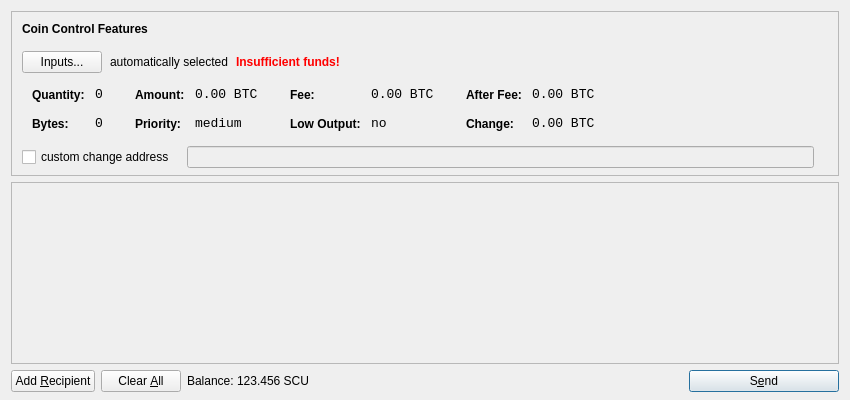
<?xml version="1.0" encoding="UTF-8"?>
<ui version="4.0">
 <class>SendCoinsDialog</class>
 <widget class="QDialog" name="SendCoinsDialog">
  <property name="geometry">
   <rect>
    <x>0</x>
    <y>0</y>
    <width>850</width>
    <height>400</height>
   </rect>
  </property>
  <property name="windowTitle">
   <string>Send Coins</string>
  </property>
  <layout class="QVBoxLayout" name="verticalLayout" stretch="0,1,0">
   <property name="bottomMargin">
    <number>8</number>
   </property>
   <item>
    <widget class="QFrame" name="frameCoinControl">
     <property name="sizePolicy">
      <sizepolicy hsizetype="Expanding" vsizetype="Expanding">
       <horstretch>0</horstretch>
       <verstretch>0</verstretch>
      </sizepolicy>
     </property>
     <property name="maximumSize">
      <size>
       <width>16777215</width>
       <height>16777215</height>
      </size>
     </property>
     <property name="frameShape">
      <enum>QFrame::StyledPanel</enum>
     </property>
     <property name="frameShadow">
      <enum>QFrame::Sunken</enum>
     </property>
     <layout class="QVBoxLayout" name="verticalLayoutCoinControl2">
      <property name="spacing">
       <number>-1</number>
      </property>
      <property name="leftMargin">
       <number>0</number>
      </property>
      <property name="topMargin">
       <number>0</number>
      </property>
      <property name="rightMargin">
       <number>0</number>
      </property>
      <property name="bottomMargin">
       <number>6</number>
      </property>
      <item>
       <layout class="QVBoxLayout" name="verticalLayoutCoinControl" stretch="0,0,0,0,1">
        <property name="spacing">
         <number>0</number>
        </property>
        <property name="leftMargin">
         <number>10</number>
        </property>
        <property name="topMargin">
         <number>10</number>
        </property>
        <item>
         <layout class="QHBoxLayout" name="horizontalLayoutCoinControl1">
          <property name="bottomMargin">
           <number>15</number>
          </property>
          <item>
           <widget class="QLabel" name="labelCoinControlFeatures">
            <property name="sizePolicy">
             <sizepolicy hsizetype="Preferred" vsizetype="Maximum">
              <horstretch>0</horstretch>
              <verstretch>0</verstretch>
             </sizepolicy>
            </property>
            <property name="font">
             <font>
              <weight>75</weight>
              <bold>true</bold>
             </font>
            </property>
            <property name="styleSheet">
             <string notr="true">font-weight:bold;</string>
            </property>
            <property name="text">
             <string>Coin Control Features</string>
            </property>
           </widget>
          </item>
         </layout>
        </item>
        <item>
         <layout class="QHBoxLayout" name="horizontalLayoutCoinControl2" stretch="0,0,0,0">
          <property name="spacing">
           <number>8</number>
          </property>
          <property name="bottomMargin">
           <number>10</number>
          </property>
          <item>
           <widget class="QPushButton" name="pushButtonCoinControl">
            <property name="styleSheet">
             <string notr="true"/>
            </property>
            <property name="text">
             <string>Inputs...</string>
            </property>
           </widget>
          </item>
          <item>
           <widget class="QLabel" name="labelCoinControlAutomaticallySelected">
            <property name="text">
             <string>automatically selected</string>
            </property>
            <property name="margin">
             <number>5</number>
            </property>
           </widget>
          </item>
          <item>
           <widget class="QLabel" name="labelCoinControlInsuffFunds">
            <property name="font">
             <font>
              <weight>75</weight>
              <bold>true</bold>
             </font>
            </property>
            <property name="styleSheet">
             <string notr="true">color:red;font-weight:bold;</string>
            </property>
            <property name="text">
             <string>Insufficient funds!</string>
            </property>
            <property name="margin">
             <number>5</number>
            </property>
           </widget>
          </item>
          <item>
           <spacer name="horizontalSpacerCoinControl">
            <property name="orientation">
             <enum>Qt::Horizontal</enum>
            </property>
            <property name="sizeHint" stdset="0">
             <size>
              <width>40</width>
              <height>1</height>
             </size>
            </property>
           </spacer>
          </item>
         </layout>
        </item>
        <item>
         <widget class="QWidget" name="widgetCoinControl" native="true">
          <property name="sizePolicy">
           <sizepolicy hsizetype="Preferred" vsizetype="Preferred">
            <horstretch>0</horstretch>
            <verstretch>0</verstretch>
           </sizepolicy>
          </property>
          <property name="minimumSize">
           <size>
            <width>0</width>
            <height>0</height>
           </size>
          </property>
          <property name="styleSheet">
           <string notr="true"/>
          </property>
          <layout class="QHBoxLayout" name="horizontalLayoutCoinControl5">
           <property name="margin">
            <number>0</number>
           </property>
           <item>
            <layout class="QHBoxLayout" name="horizontalLayoutCoinControl3" stretch="0,0,0,1">
             <property name="spacing">
              <number>20</number>
             </property>
             <property name="topMargin">
              <number>0</number>
             </property>
             <property name="bottomMargin">
              <number>10</number>
             </property>
             <item>
              <layout class="QFormLayout" name="formLayoutCoinControl1">
               <property name="horizontalSpacing">
                <number>10</number>
               </property>
               <property name="verticalSpacing">
                <number>14</number>
               </property>
               <property name="leftMargin">
                <number>10</number>
               </property>
               <property name="topMargin">
                <number>4</number>
               </property>
               <property name="rightMargin">
                <number>6</number>
               </property>
               <item row="0" column="0">
                <widget class="QLabel" name="labelCoinControlQuantityText">
                 <property name="styleSheet">
                  <string notr="true">font-weight:bold;</string>
                 </property>
                 <property name="text">
                  <string>Quantity:</string>
                 </property>
                 <property name="margin">
                  <number>0</number>
                 </property>
                </widget>
               </item>
               <item row="0" column="1">
                <widget class="QLabel" name="labelCoinControlQuantity">
                 <property name="font">
                  <font>
                   <family>Monospace</family>
                   <pointsize>10</pointsize>
                  </font>
                 </property>
                 <property name="cursor">
                  <cursorShape>IBeamCursor</cursorShape>
                 </property>
                 <property name="contextMenuPolicy">
                  <enum>Qt::ActionsContextMenu</enum>
                 </property>
                 <property name="text">
                  <string notr="true">0</string>
                 </property>
                 <property name="margin">
                  <number>0</number>
                 </property>
                 <property name="textInteractionFlags">
                  <set>Qt::LinksAccessibleByMouse|Qt::TextSelectableByKeyboard|Qt::TextSelectableByMouse</set>
                 </property>
                </widget>
               </item>
               <item row="1" column="0">
                <widget class="QLabel" name="labelCoinControlBytesText">
                 <property name="styleSheet">
                  <string notr="true">font-weight:bold;</string>
                 </property>
                 <property name="text">
                  <string>Bytes:</string>
                 </property>
                </widget>
               </item>
               <item row="1" column="1">
                <widget class="QLabel" name="labelCoinControlBytes">
                 <property name="font">
                  <font>
                   <family>Monospace</family>
                   <pointsize>10</pointsize>
                  </font>
                 </property>
                 <property name="cursor">
                  <cursorShape>IBeamCursor</cursorShape>
                 </property>
                 <property name="contextMenuPolicy">
                  <enum>Qt::ActionsContextMenu</enum>
                 </property>
                 <property name="text">
                  <string notr="true">0</string>
                 </property>
                 <property name="textInteractionFlags">
                  <set>Qt::LinksAccessibleByMouse|Qt::TextSelectableByKeyboard|Qt::TextSelectableByMouse</set>
                 </property>
                </widget>
               </item>
              </layout>
             </item>
             <item>
              <layout class="QFormLayout" name="formLayoutCoinControl2">
               <property name="horizontalSpacing">
                <number>10</number>
               </property>
               <property name="verticalSpacing">
                <number>14</number>
               </property>
               <property name="leftMargin">
                <number>6</number>
               </property>
               <property name="topMargin">
                <number>4</number>
               </property>
               <property name="rightMargin">
                <number>6</number>
               </property>
               <item row="0" column="0">
                <widget class="QLabel" name="labelCoinControlAmountText">
                 <property name="styleSheet">
                  <string notr="true">font-weight:bold;</string>
                 </property>
                 <property name="text">
                  <string>Amount:</string>
                 </property>
                 <property name="margin">
                  <number>0</number>
                 </property>
                </widget>
               </item>
               <item row="0" column="1">
                <widget class="QLabel" name="labelCoinControlAmount">
                 <property name="font">
                  <font>
                   <family>Monospace</family>
                   <pointsize>10</pointsize>
                  </font>
                 </property>
                 <property name="cursor">
                  <cursorShape>IBeamCursor</cursorShape>
                 </property>
                 <property name="contextMenuPolicy">
                  <enum>Qt::ActionsContextMenu</enum>
                 </property>
                 <property name="text">
                  <string notr="true">0.00 BTC</string>
                 </property>
                 <property name="textInteractionFlags">
                  <set>Qt::LinksAccessibleByMouse|Qt::TextSelectableByKeyboard|Qt::TextSelectableByMouse</set>
                 </property>
                </widget>
               </item>
               <item row="1" column="0">
                <widget class="QLabel" name="labelCoinControlPriorityText">
                 <property name="styleSheet">
                  <string notr="true">font-weight:bold;</string>
                 </property>
                 <property name="text">
                  <string>Priority:</string>
                 </property>
                </widget>
               </item>
               <item row="1" column="1">
                <widget class="QLabel" name="labelCoinControlPriority">
                 <property name="font">
                  <font>
                   <family>Monospace</family>
                   <pointsize>10</pointsize>
                  </font>
                 </property>
                 <property name="cursor">
                  <cursorShape>IBeamCursor</cursorShape>
                 </property>
                 <property name="contextMenuPolicy">
                  <enum>Qt::ActionsContextMenu</enum>
                 </property>
                 <property name="text">
                  <string>medium</string>
                 </property>
                 <property name="textInteractionFlags">
                  <set>Qt::LinksAccessibleByMouse|Qt::TextSelectableByKeyboard|Qt::TextSelectableByMouse</set>
                 </property>
                </widget>
               </item>
              </layout>
             </item>
             <item>
              <layout class="QFormLayout" name="formLayoutCoinControl3">
               <property name="horizontalSpacing">
                <number>10</number>
               </property>
               <property name="verticalSpacing">
                <number>14</number>
               </property>
               <property name="leftMargin">
                <number>6</number>
               </property>
               <property name="topMargin">
                <number>4</number>
               </property>
               <property name="rightMargin">
                <number>6</number>
               </property>
               <item row="0" column="0">
                <widget class="QLabel" name="labelCoinControlFeeText">
                 <property name="styleSheet">
                  <string notr="true">font-weight:bold;</string>
                 </property>
                 <property name="text">
                  <string>Fee:</string>
                 </property>
                 <property name="margin">
                  <number>0</number>
                 </property>
                </widget>
               </item>
               <item row="0" column="1">
                <widget class="QLabel" name="labelCoinControlFee">
                 <property name="font">
                  <font>
                   <family>Monospace</family>
                   <pointsize>10</pointsize>
                  </font>
                 </property>
                 <property name="cursor">
                  <cursorShape>IBeamCursor</cursorShape>
                 </property>
                 <property name="contextMenuPolicy">
                  <enum>Qt::ActionsContextMenu</enum>
                 </property>
                 <property name="text">
                  <string notr="true">0.00 BTC</string>
                 </property>
                 <property name="textInteractionFlags">
                  <set>Qt::LinksAccessibleByMouse|Qt::TextSelectableByKeyboard|Qt::TextSelectableByMouse</set>
                 </property>
                </widget>
               </item>
               <item row="1" column="0">
                <widget class="QLabel" name="labelCoinControlLowOutputText">
                 <property name="styleSheet">
                  <string notr="true">font-weight:bold;</string>
                 </property>
                 <property name="text">
                  <string>Low Output:</string>
                 </property>
                </widget>
               </item>
               <item row="1" column="1">
                <widget class="QLabel" name="labelCoinControlLowOutput">
                 <property name="font">
                  <font>
                   <family>Monospace</family>
                   <pointsize>10</pointsize>
                  </font>
                 </property>
                 <property name="cursor">
                  <cursorShape>IBeamCursor</cursorShape>
                 </property>
                 <property name="contextMenuPolicy">
                  <enum>Qt::ActionsContextMenu</enum>
                 </property>
                 <property name="text">
                  <string>no</string>
                 </property>
                 <property name="textInteractionFlags">
                  <set>Qt::LinksAccessibleByMouse|Qt::TextSelectableByKeyboard|Qt::TextSelectableByMouse</set>
                 </property>
                </widget>
               </item>
              </layout>
             </item>
             <item>
              <layout class="QFormLayout" name="formLayoutCoinControl4">
               <property name="horizontalSpacing">
                <number>10</number>
               </property>
               <property name="verticalSpacing">
                <number>14</number>
               </property>
               <property name="leftMargin">
                <number>6</number>
               </property>
               <property name="topMargin">
                <number>4</number>
               </property>
               <property name="rightMargin">
                <number>6</number>
               </property>
               <item row="0" column="0">
                <widget class="QLabel" name="labelCoinControlAfterFeeText">
                 <property name="styleSheet">
                  <string notr="true">font-weight:bold;</string>
                 </property>
                 <property name="text">
                  <string>After Fee:</string>
                 </property>
                 <property name="margin">
                  <number>0</number>
                 </property>
                </widget>
               </item>
               <item row="0" column="1">
                <widget class="QLabel" name="labelCoinControlAfterFee">
                 <property name="font">
                  <font>
                   <family>Monospace</family>
                   <pointsize>10</pointsize>
                  </font>
                 </property>
                 <property name="cursor">
                  <cursorShape>IBeamCursor</cursorShape>
                 </property>
                 <property name="contextMenuPolicy">
                  <enum>Qt::ActionsContextMenu</enum>
                 </property>
                 <property name="text">
                  <string notr="true">0.00 BTC</string>
                 </property>
                 <property name="textInteractionFlags">
                  <set>Qt::LinksAccessibleByMouse|Qt::TextSelectableByKeyboard|Qt::TextSelectableByMouse</set>
                 </property>
                </widget>
               </item>
               <item row="1" column="0">
                <widget class="QLabel" name="labelCoinControlChangeText">
                 <property name="styleSheet">
                  <string notr="true">font-weight:bold;</string>
                 </property>
                 <property name="text">
                  <string>Change:</string>
                 </property>
                </widget>
               </item>
               <item row="1" column="1">
                <widget class="QLabel" name="labelCoinControlChange">
                 <property name="font">
                  <font>
                   <family>Monospace</family>
                   <pointsize>10</pointsize>
                  </font>
                 </property>
                 <property name="cursor">
                  <cursorShape>IBeamCursor</cursorShape>
                 </property>
                 <property name="contextMenuPolicy">
                  <enum>Qt::ActionsContextMenu</enum>
                 </property>
                 <property name="text">
                  <string notr="true">0.00 BTC</string>
                 </property>
                 <property name="textInteractionFlags">
                  <set>Qt::LinksAccessibleByMouse|Qt::TextSelectableByKeyboard|Qt::TextSelectableByMouse</set>
                 </property>
                </widget>
               </item>
              </layout>
             </item>
            </layout>
           </item>
          </layout>
         </widget>
        </item>
        <item>
         <layout class="QHBoxLayout" name="horizontalLayoutCoinControl4" stretch="0,0,0">
          <property name="spacing">
           <number>12</number>
          </property>
          <property name="sizeConstraint">
           <enum>QLayout::SetDefaultConstraint</enum>
          </property>
          <property name="topMargin">
           <number>5</number>
          </property>
          <property name="rightMargin">
           <number>5</number>
          </property>
          <item>
           <widget class="QCheckBox" name="checkBoxCoinControlChange">
            <property name="text">
             <string>custom change address</string>
            </property>
           </widget>
          </item>
          <item>
           <widget class="QLineEdit" name="lineEditCoinControlChange">
            <property name="enabled">
             <bool>false</bool>
            </property>
            <property name="sizePolicy">
             <sizepolicy hsizetype="Expanding" vsizetype="Fixed">
              <horstretch>0</horstretch>
              <verstretch>0</verstretch>
             </sizepolicy>
            </property>
           </widget>
          </item>
          <item>
           <widget class="QLabel" name="labelCoinControlChangeLabel">
            <property name="sizePolicy">
             <sizepolicy hsizetype="Preferred" vsizetype="Expanding">
              <horstretch>0</horstretch>
              <verstretch>0</verstretch>
             </sizepolicy>
            </property>
            <property name="minimumSize">
             <size>
              <width>0</width>
              <height>0</height>
             </size>
            </property>
            <property name="text">
             <string/>
            </property>
            <property name="margin">
             <number>3</number>
            </property>
           </widget>
          </item>
         </layout>
        </item>
        <item>
         <spacer name="verticalSpacerCoinControl">
          <property name="orientation">
           <enum>Qt::Vertical</enum>
          </property>
          <property name="sizeHint" stdset="0">
           <size>
            <width>800</width>
            <height>1</height>
           </size>
          </property>
         </spacer>
        </item>
       </layout>
      </item>
     </layout>
    </widget>
   </item>
   <item>
    <widget class="QScrollArea" name="scrollArea">
     <property name="widgetResizable">
      <bool>true</bool>
     </property>
     <widget class="QWidget" name="scrollAreaWidgetContents">
      <property name="geometry">
       <rect>
        <x>0</x>
        <y>0</y>
        <width>830</width>
        <height>165</height>
       </rect>
      </property>
      <layout class="QVBoxLayout" name="verticalLayout_2">
       <property name="margin">
        <number>0</number>
       </property>
       <item>
        <layout class="QVBoxLayout" name="entries">
         <property name="spacing">
          <number>6</number>
         </property>
        </layout>
       </item>
       <item>
        <spacer name="verticalSpacer">
         <property name="orientation">
          <enum>Qt::Vertical</enum>
         </property>
         <property name="sizeHint" stdset="0">
          <size>
           <width>20</width>
           <height>40</height>
          </size>
         </property>
        </spacer>
       </item>
      </layout>
     </widget>
    </widget>
   </item>
   <item>
    <layout class="QHBoxLayout" name="horizontalLayout">
     <item>
      <widget class="QPushButton" name="addButton">
       <property name="toolTip">
        <string>Send to multiple recipients at once</string>
       </property>
       <property name="text">
        <string>Add &amp;Recipient</string>
       </property>
       <property name="icon">
        <iconset resource="../bitcoin.qrc">
         <normaloff>:/icons/add</normaloff>:/icons/add</iconset>
       </property>
       <property name="autoDefault">
        <bool>false</bool>
       </property>
      </widget>
     </item>
     <item>
      <widget class="QPushButton" name="clearButton">
       <property name="sizePolicy">
        <sizepolicy hsizetype="Minimum" vsizetype="Fixed">
         <horstretch>0</horstretch>
         <verstretch>0</verstretch>
        </sizepolicy>
       </property>
       <property name="toolTip">
        <string>Remove all transaction fields</string>
       </property>
       <property name="text">
        <string>Clear &amp;All</string>
       </property>
       <property name="icon">
        <iconset resource="../bitcoin.qrc">
         <normaloff>:/icons/remove</normaloff>:/icons/remove</iconset>
       </property>
       <property name="autoRepeatDelay">
        <number>300</number>
       </property>
       <property name="autoDefault">
        <bool>false</bool>
       </property>
      </widget>
     </item>
     <item>
      <layout class="QHBoxLayout" name="horizontalLayout_2">
       <property name="spacing">
        <number>3</number>
       </property>
       <item>
        <widget class="QLabel" name="label">
         <property name="text">
          <string>Balance:</string>
         </property>
        </widget>
       </item>
       <item>
        <widget class="QLabel" name="labelBalance">
         <property name="cursor">
          <cursorShape>IBeamCursor</cursorShape>
         </property>
         <property name="text">
          <string>123.456 SCU</string>
         </property>
         <property name="textInteractionFlags">
          <set>Qt::LinksAccessibleByMouse|Qt::TextSelectableByKeyboard|Qt::TextSelectableByMouse</set>
         </property>
        </widget>
       </item>
      </layout>
     </item>
     <item>
      <spacer name="horizontalSpacer">
       <property name="orientation">
        <enum>Qt::Horizontal</enum>
       </property>
       <property name="sizeHint" stdset="0">
        <size>
         <width>40</width>
         <height>20</height>
        </size>
       </property>
      </spacer>
     </item>
     <item>
      <widget class="QPushButton" name="sendButton">
       <property name="minimumSize">
        <size>
         <width>150</width>
         <height>0</height>
        </size>
       </property>
       <property name="toolTip">
        <string>Confirm the send action</string>
       </property>
       <property name="text">
        <string>S&amp;end</string>
       </property>
       <property name="icon">
        <iconset resource="../bitcoin.qrc">
         <normaloff>:/icons/send</normaloff>:/icons/send</iconset>
       </property>
       <property name="default">
        <bool>true</bool>
       </property>
      </widget>
     </item>
    </layout>
   </item>
  </layout>
 </widget>
 <resources>
  <include location="../bitcoin.qrc"/>
 </resources>
 <connections/>
</ui>
